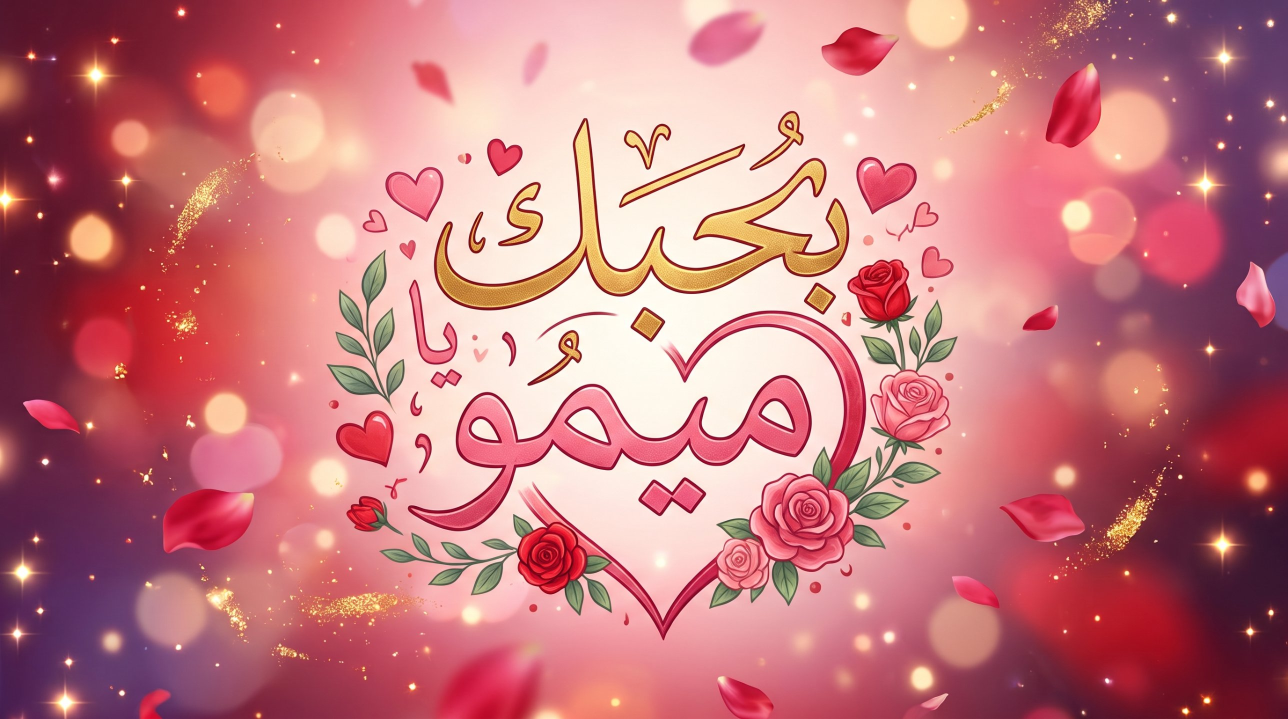
#> input picture images/01.jpg, 2576 x 1438 px (shown at 1/2 size); its folder holds only this picture in this run
$ python make_images.py
#> lines starting #> are read from the running program, lines starting #| are printed output that depends on the picture
"""يحوّل كل الصور اللي في فولدر images/ لمقاس الشاشة (320x240) ويطلع src/images_data.h
الترتيب بالاسم: 01.jpg ثم 02.jpg ... الصورة بتتقص من النص عشان تملا الشاشة."""
import glob, os, sys
from PIL import Image

W, H = 320, 240
root = os.path.dirname(os.path.dirname(os.path.abspath(__file__)))
files = sorted(
    f for ext in ("jpg", "jpeg", "png", "webp")
    for f in glob.glob(os.path.join(root, "images", f"*.{ext}"))
)
if not files:
    sys.exit("مفيش صور في فولدر images/")

def cover(im):
    r = max(W / im.width, H / im.height)
#> r = 0.167
    im = im.resize((round(im.width * r), round(im.height * r)), Image.LANCZOS)
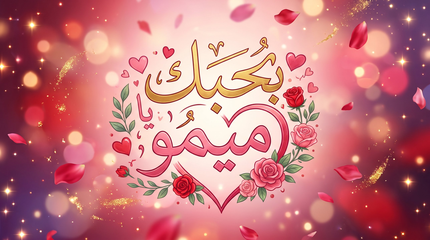
#> im: PIL image 430x240 RGB; mean R, G, B 197.3, 120.6, 126.3
    l, t = (im.width - W) // 2, (im.height - H) // 2
#> l = 55; t = 0
    return im.crop((l, t, l + W, t + H))
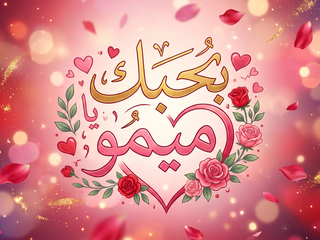
#> returned value: PIL image 320x240 RGB; mean R, G, B 219.4, 143.5, 143.8

out = ["// ملف متولّد تلقائياً - متعدّلوش بإيدك", "#pragma once", "#include <Arduino.h>",
       f"#define IMG_W {W}", f"#define IMG_H {H}"]
names = []
for i, f in enumerate(files):
    im = cover(Image.open(f).convert("RGB"))
    px = []
    for r, g, b in im.getdata():
        px.append("0x%04X" % (((r & 0xF8) << 8) | ((g & 0xFC) << 3) | (b >> 3)))
#> this loop made 76800 passes
#> (r, g, b) on passes 1 to 3: (120, 29, 47), (120, 30, 49), (123, 30, 49)
#> after the loop, px = 76800 items
    out.append(f"// {os.path.basename(f)}")
    out.append(f"const uint16_t img{i}[{W*H}] PROGMEM = {{")
    for k in range(0, len(px), 16):
        out.append(",".join(px[k:k+16]) + ",")
#> this loop made 4800 passes
#> k on passes 2 to 4: 16, 32, 48
#> after the loop, out = 4807 items, first 6: '// ملف متولّد تلقائياً - متعدّلوش بإيدك', '#pragma once', '#include <Arduino.h>', '#define IMG_W 320', '#define IMG_H 240', '// 01.jpg'
    out.append("};")
    names.append(f"img{i}")
out.append(f"#define IMAGE_COUNT {len(names)}")
out.append("const uint16_t* const IMAGES[IMAGE_COUNT] = {" + ",".join(names) + "};")
with open(os.path.join(root, "src", "images_data.h"), "w") as fh:
    fh.write("\n".join(out) + "\n")
print(f"تمام: {len(files)} صورة")
